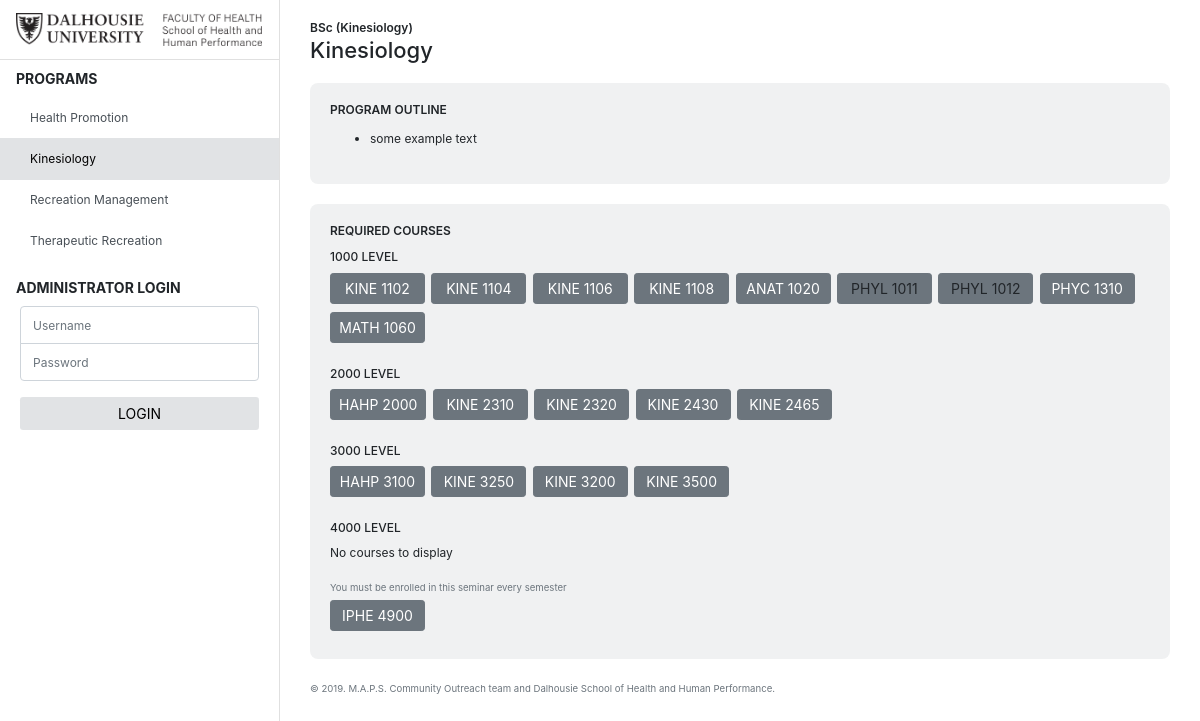
/programinfo.php?prog=kine, run on the app's committed database.
### tables this page shows
CREATE TABLE IF NOT EXISTS `program` (
   `programName`     VARCHAR(256) NOT NULL,
   `programCode`     VARCHAR(12)   NOT NULL,
   `programOutline`  TEXT NOT NULL,
   `requiredCourses` TEXT NULL,
   PRIMARY KEY(`programCode`));

CREATE TABLE IF NOT EXISTS `course` (
  `courseCode` VARCHAR(255) NOT NULL,
  `courseTitle` VARCHAR(255) NOT NULL,
  `courseOutline` TEXT NULL DEFAULT NULL,
  `prerequisites` TEXT NULL DEFAULT NULL,
  `learningoutcomes` TEXT NULL DEFAULT NULL,
  `creditHrs` INT NULL,
  `evaluation` TEXT NULL DEFAULT NULL,
  `availability` VARCHAR(45) NULL,
  `program` VARCHAR(45) NULL,
 
  PRIMARY KEY (`courseCode`));

### html/includes/db.php (called while the page is built, shortened)
<?php
function query($db, $q, $arg=[]) {
   $stmt = $db->prepare($q);
   $stmt->execute($arg);
   return $stmt->fetch();
}
function getCourse($db, $coursecode) {
   $q = 'SELECT * FROM `course` WHERE courseCode LIKE ?';
   return query($db, $q, [$coursecode]);
}
function getProgram($db, $programCode) {
   $q = 'SELECT * FROM `program` WHERE UPPER(programCode) LIKE UPPER(?)';
   $res = query($db, $q, [$programCode]);
   return $res;
}
?>

### html/programinfo.php (the view)
<?php
include("includes/header.php");
require_once("includes/db.php");
function getRequiredCourses($db, $prog) {
   return array_map(function($cname) use ($db) {
      $c = getCourse($db, $cname);
      if ($c['courseCode'] != null ) return $c;
      return array("courseCode" => $cname, "program" => substr($cname, 0, 4), "program" => null );
   }, preg_split("/\n|,/", $prog['requiredCourses']));
}
function echoCoursesByLevel($requiredCourses){
   array_map(function($level) use ($requiredCourses) {
      echo '<h6 style="font-size: 12px;">'.$level.'000 LEVEL</h6><div class="mb-3">'."\n";
      $coursesLevel = array_filter($requiredCourses, function ($course) use ($level) { return (substr($course['courseCode'], 5, 1) == $level); });
      if (sizeof($coursesLevel) == 0) echo "<p>No courses to display</p>";
      array_map(function ($course) use ($level) {
         if ($course['program'] != null) {
            echo '<a role="button" class="btn btn-secondary btn-sm" href="course.php?course='.$course['courseCode'].'">'.$course['courseCode']."</a>\n";
         } else {
            echo '<a role="button" class="btn btn-secondary btn-sm" style="pointer-events: none;">'.$course['courseCode']."</a>\n";
         }
      }, $coursesLevel);
      echo '</div>';
   }, array(1, 2, 3, 4));
}
?>
                <div class="program-title">
                    <p><?php
if ($prog['programName'] == 'Recreation Management') echo "BSc (Recreation) / BMgmt";
elseif ($prog['programName'] == 'Therapeutic Recreation') echo 'BSc (Recreation)';
else echo "BSc (".$prog['programName'].")";?></p>
                    <h2><?php echo $prog['programName']; ?></h2>
                </div>
                <div class="card">
                    <div class="card-body">
                        <h6 class="card-title">PROGRAM OUTLINE</h6>
                        <div class="card-text">
                        <ul class="program-outline">
<?php array_map(function ($line) {echo '<li>'.$line.'</li>'; }, explode("\n", $prog['programOutline'])); ?>
                        </ul>
                        </div>
                    </div>
                </div>
                <div class="card">
                    <div class="card-body">
                        <h6 class="card-title">REQUIRED COURSES</h6>
<?php echoCoursesByLevel(getRequiredCourses($db, $prog)); ?>
                        <p class="text-muted mb-1"><small>You must be enrolled in this seminar every semester</small></p>
                        <a role="button" class="btn btn-secondary btn-sm" href="course.php?course=IPHE 4900">IPHE 4900</a>
                    </div>
                </div>
<?php include("includes/footer.php"); ?>

### html/css/hahp-styles.css (style rules this page uses)
.btn { margin-bottom: 8px; }
body { font-size: 12px; }
.program-title { margin-bottom: 20px; }
.program-title p, .class-title p { font-size: 12px; font-weight: 600; margin: 0px; }
.program-title h2, .class-title h2 { font-size: 22px; margin: 0px; }
.card { border-radius: 8px; background-color: rgba(108, 117, 125, 0.1); border: 0; margin-bottom: 20px; }
.card-title { font-size: 12px; font-weight: 600; }
.card-body a { min-width: 95px; margin-right: 3px; }

### data on the page
program: programName "Kinesiology", programOutline "some example text"
course: courseCode "KINE 1102"
course: courseCode "KINE 1104"
course: courseCode "KINE 1106"
course: courseCode "KINE 1108"
course: courseCode "ANAT 1020"
course: courseCode "PHYC 1310"
course: courseCode "MATH 1060"
course: courseCode "HAHP 2000"
course: courseCode "KINE 2310"
course: courseCode "KINE 2320"
course: courseCode "KINE 2430"
course: courseCode "KINE 2465"
course: courseCode "HAHP 3100"
course: courseCode "KINE 3250"
course: courseCode "KINE 3200"
course: courseCode "KINE 3500"

### other printed values
$level "1 2 3 4"
$course['courseCode'] "PHYL 1011 PHYL 1012"
